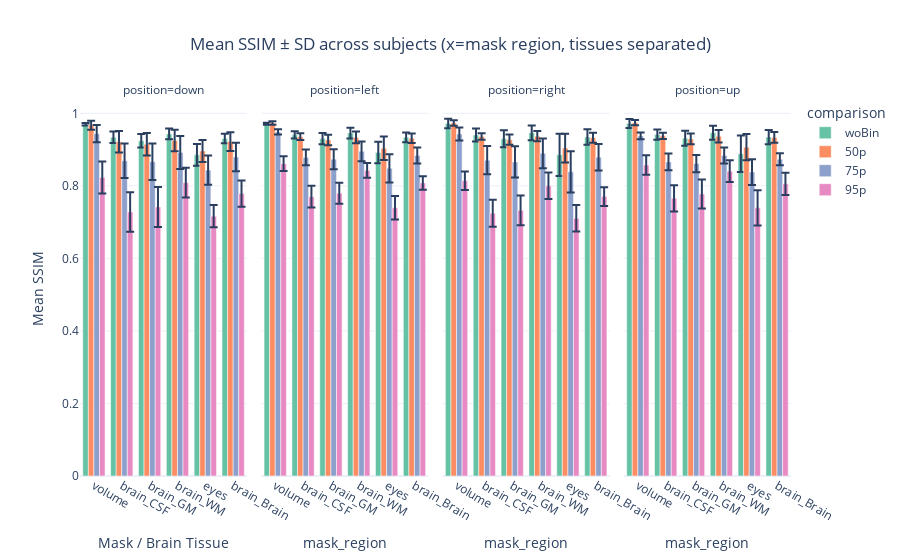

This figure's notebook cell:
### Markdown cell above
Bar chart

### Code cell
import pandas as pd
import plotly.express as px

# === Load combined SSIM data ===
df_all = pd.read_csv("ssim_all_combined.csv")

# --- Disentangle brain tissues ---
df_all['mask_region'] = df_all.apply(
    lambda row: f"{row['mask']}_{row['region']}" if row['mask'] == "brain" else row['mask'],
    axis=1
)

# === Aggregate mean and std for SSIM ===
df_mean = (
    df_all
    .groupby(["mask_region", "position", "comparison"], as_index=False)
    .agg(mean_ssim=("ssim", "mean"), std_ssim=("ssim", "std"))
)

# === Figure 1: comparison on x-axis, grouped by mask_region, faceted by position ===
# fig1 = px.bar(
#     df_mean,
#     x="comparison",           # comparisons on x-axis
#     y="mean_ssim",
#     color="mask_region",       # mask regions as color
#     facet_col="position",      # positions as facets
#     error_y="std_ssim",
#     barmode="group",
#     title="Mean SSIM ± SD across subjects (x=comparison, brain tissues separated)",
#     color_discrete_sequence=px.colors.qualitative.Set2,
#     category_orders={
#         "comparison": ["woBin", "50p", "75p", "95p"],
#         "mask_region": ["volume", "brain_CSF", "brain_GM", "brain_WM", "eyes"]
#     }
# )
# fig1.update_layout(template="plotly_white", yaxis_title="Mean SSIM", xaxis_title="Comparison", title_x=0.5)
# fig1.show()

# === Figure 2: mask_region on x-axis, grouped by comparison, faceted by position ===
fig2 = px.bar(
    df_mean,
    x="mask_region",          # mask regions on x-axis
    y="mean_ssim",
    color="comparison",       # comparisons as color/legend
    facet_col="position",     # positions as facets
    error_y="std_ssim",
    barmode="group",
    title="Mean SSIM ± SD across subjects (x=mask region, tissues separated)",
    color_discrete_sequence=px.colors.qualitative.Set2,
    category_orders={
        "mask_region": ["volume", "brain_CSF", "brain_GM", "brain_WM", "eyes"],
        "comparison": ["woBin", "50p", "75p", "95p"]
    }
)
fig2.update_layout(template="plotly_white", yaxis_title="Mean SSIM", xaxis_title="Mask / Brain Tissue", title_x=0.5)
fig2.show()

### Figure 1 — Plotly figure (JSON) as saved in the notebook; plotly's stock layout.template omitted (floating-point values rounded to 4 significant figures)
{"data": [{"alignmentgroup": "True", "error_y": {"array": [0.01311, 0.01578, 0.0186, 0.01496, 0.03013, 0.003415]}, "hovertemplate": "comparison=woBin<br>position=down<br>mask_region=%{x}<br>mean_ssim=%{y}<extra></extra>", "legendgroup": "woBin", "marker": {"color": "rgb(102,194,165)", "pattern": {"shape": ""}}, "name": "woBin", "offsetgroup": "woBin", "orientation": "v", "showlegend": true, "textposition": "auto", "type": "bar", "x": ["brain_Brain", "brain_CSF", "brain_GM", "brain_WM", "eyes", "volume"], "xaxis": "x", "y": [0.9303, 0.934, 0.9243, 0.9433, 0.8854, 0.9697], "yaxis": "y"}, {"alignmentgroup": "True", "error_y": {"array": [0.0135, 0.01014, 0.01537, 0.0148, 0.02966, 0.002714]}, "hovertemplate": "comparison=woBin<br>position=left<br>mask_region=%{x}<br>mean_ssim=%{y}<extra></extra>", "legendgroup": "woBin", "marker": {"color": "rgb(102,194,165)", "pattern": {"shape": ""}}, "name": "woBin", "offsetgroup": "woBin", "orientation": "v", "showlegend": false, "textposition": "auto", "type": "bar", "x": ["brain_Brain", "brain_CSF", "brain_GM", "brain_WM", "eyes", "volume"], "xaxis": "x2", "y": [0.9337, 0.9406, 0.9303, 0.9456, 0.8917, 0.9714], "yaxis": "y2"}, {"alignmentgroup": "True", "error_y": {"array": [0.02156, 0.01799, 0.02338, 0.02038, 0.05834, 0.0131]}, "hovertemplate": "comparison=woBin<br>position=right<br>mask_region=%{x}<br>mean_ssim=%{y}<extra></extra>", "legendgroup": "woBin", "marker": {"color": "rgb(102,194,165)", "pattern": {"shape": ""}}, "name": "woBin", "offsetgroup": "woBin", "orientation": "v", "showlegend": false, "textposition": "auto", "type": "bar", "x": ["brain_Brain", "brain_CSF", "brain_GM", "brain_WM", "eyes", "volume"], "xaxis": "x3", "y": [0.9345, 0.9403, 0.9298, 0.9461, 0.8855, 0.9717], "yaxis": "y3"}, {"alignmentgroup": "True", "error_y": {"array": [0.01972, 0.01397, 0.02065, 0.01944, 0.0503, 0.01264]}, "hovertemplate": "comparison=woBin<br>position=up<br>mask_region=%{x}<br>mean_ssim=%{y}<extra></extra>", "legendgroup": "woBin", "marker": {"color": "rgb(102,194,165)", "pattern": {"shape": ""}}, "name": "woBin", "offsetgroup": "woBin", "orientation": "v", "showlegend": false, "textposition": "auto", "type": "bar", "x": ["brain_Brain", "brain_CSF", "brain_GM", "brain_WM", "eyes", "volume"], "xaxis": "x4", "y": [0.9346, 0.9414, 0.9309, 0.9464, 0.8883, 0.9719], "yaxis": "y4"}, {"alignmentgroup": "True", "error_y": {"array": [0.02592, 0.02967, 0.03108, 0.02983, 0.03035, 0.01231]}, "hovertemplate": "comparison=50p<br>position=down<br>mask_region=%{x}<br>mean_ssim=%{y}<extra></extra>", "legendgroup": "50p", "marker": {"color": "rgb(252,141,98)", "pattern": {"shape": ""}}, "name": "50p", "offsetgroup": "50p", "orientation": "v", "showlegend": true, "textposition": "auto", "type": "bar", "x": ["brain_Brain", "brain_CSF", "brain_GM", "brain_WM", "eyes", "volume"], "xaxis": "x", "y": [0.9219, 0.9214, 0.9149, 0.925, 0.8962, 0.9672], "yaxis": "y"}, {"alignmentgroup": "True", "error_y": {"array": [0.01288, 0.009401, 0.01425, 0.01633, 0.03243, 0.004901]}, "hovertemplate": "comparison=50p<br>position=left<br>mask_region=%{x}<br>mean_ssim=%{y}<extra></extra>", "legendgroup": "50p", "marker": {"color": "rgb(252,141,98)", "pattern": {"shape": ""}}, "name": "50p", "offsetgroup": "50p", "orientation": "v", "showlegend": false, "textposition": "auto", "type": "bar", "x": ["brain_Brain", "brain_CSF", "brain_GM", "brain_WM", "eyes", "volume"], "xaxis": "x2", "y": [0.9313, 0.9355, 0.9265, 0.9335, 0.9036, 0.9731], "yaxis": "y2"}, {"alignmentgroup": "True", "error_y": {"array": [0.01366, 0.008882, 0.01416, 0.0141, 0.03946, 0.007637]}, "hovertemplate": "comparison=50p<br>position=right<br>mask_region=%{x}<br>mean_ssim=%{y}<extra></extra>", "legendgroup": "50p", "marker": {"color": "rgb(252,141,98)", "pattern": {"shape": ""}}, "name": "50p", "offsetgroup": "50p", "orientation": "v", "showlegend": false, "textposition": "auto", "type": "bar", "x": ["brain_Brain", "brain_CSF", "brain_GM", "brain_WM", "eyes", "volume"], "xaxis": "x3", "y": [0.9326, 0.9358, 0.9273, 0.937, 0.904, 0.9734], "yaxis": "y3"}, {"alignmentgroup": "True", "error_y": {"array": [0.01509, 0.008647, 0.01509, 0.01739, 0.03612, 0.006978]}, "hovertemplate": "comparison=50p<br>position=up<br>mask_region=%{x}<br>mean_ssim=%{y}<extra></extra>", "legendgroup": "50p", "marker": {"color": "rgb(252,141,98)", "pattern": {"shape": ""}}, "name": "50p", "offsetgroup": "50p", "orientation": "v", "showlegend": false, "textposition": "auto", "type": "bar", "x": ["brain_Brain", "brain_CSF", "brain_GM", "brain_WM", "eyes", "volume"], "xaxis": "x4", "y": [0.9336, 0.9381, 0.9295, 0.9368, 0.9065, 0.9743], "yaxis": "y4"}, {"alignmentgroup": "True", "error_y": {"array": [0.0394, 0.04782, 0.05008, 0.04535, 0.0402, 0.02363]}, "hovertemplate": "comparison=75p<br>position=down<br>mask_region=%{x}<br>mean_ssim=%{y}<extra></extra>", "legendgroup": "75p", "marker": {"color": "rgb(141,160,203)", "pattern": {"shape": ""}}, "name": "75p", "offsetgroup": "75p", "orientation": "v", "showlegend": true, "textposition": "auto", "type": "bar", "x": ["brain_Brain", "brain_CSF", "brain_GM", "brain_WM", "eyes", "volume"], "xaxis": "x", "y": [0.8794, 0.8692, 0.8664, 0.8921, 0.8433, 0.9439], "yaxis": "y"}, {"alignmentgroup": "True", "error_y": {"array": [0.02216, 0.02181, 0.02733, 0.02711, 0.03913, 0.007294]}, "hovertemplate": "comparison=75p<br>position=left<br>mask_region=%{x}<br>mean_ssim=%{y}<extra></extra>", "legendgroup": "75p", "marker": {"color": "rgb(141,160,203)", "pattern": {"shape": ""}}, "name": "75p", "offsetgroup": "75p", "orientation": "v", "showlegend": false, "textposition": "auto", "type": "bar", "x": ["brain_Brain", "brain_CSF", "brain_GM", "brain_WM", "eyes", "volume"], "xaxis": "x2", "y": [0.8836, 0.8784, 0.8734, 0.8952, 0.8483, 0.9486], "yaxis": "y2"}, {"alignmentgroup": "True", "error_y": {"array": [0.03641, 0.03908, 0.04334, 0.04106, 0.05686, 0.01791]}, "hovertemplate": "comparison=75p<br>position=right<br>mask_region=%{x}<br>mean_ssim=%{y}<extra></extra>", "legendgroup": "75p", "marker": {"color": "rgb(141,160,203)", "pattern": {"shape": ""}}, "name": "75p", "offsetgroup": "75p", "orientation": "v", "showlegend": false, "textposition": "auto", "type": "bar", "x": ["brain_Brain", "brain_CSF", "brain_GM", "brain_WM", "eyes", "volume"], "xaxis": "x3", "y": [0.8789, 0.8707, 0.866, 0.8897, 0.8388, 0.9427], "yaxis": "y3"}, {"alignmentgroup": "True", "error_y": {"array": [0.01661, 0.0233, 0.02358, 0.02236, 0.0354, 0.009549]}, "hovertemplate": "comparison=75p<br>position=up<br>mask_region=%{x}<br>mean_ssim=%{y}<extra></extra>", "legendgroup": "75p", "marker": {"color": "rgb(141,160,203)", "pattern": {"shape": ""}}, "name": "75p", "offsetgroup": "75p", "orientation": "v", "showlegend": false, "textposition": "auto", "type": "bar", "x": ["brain_Brain", "brain_CSF", "brain_GM", "brain_WM", "eyes", "volume"], "xaxis": "x4", "y": [0.8733, 0.866, 0.8613, 0.8837, 0.8379, 0.9377], "yaxis": "y4"}, {"alignmentgroup": "True", "error_y": {"array": [0.03636, 0.05446, 0.05505, 0.04115, 0.03084, 0.04414]}, "hovertemplate": "comparison=95p<br>position=down<br>mask_region=%{x}<br>mean_ssim=%{y}<extra></extra>", "legendgroup": "95p", "marker": {"color": "rgb(231,138,195)", "pattern": {"shape": ""}}, "name": "95p", "offsetgroup": "95p", "orientation": "v", "showlegend": true, "textposition": "auto", "type": "bar", "x": ["brain_Brain", "brain_CSF", "brain_GM", "brain_WM", "eyes", "volume"], "xaxis": "x", "y": [0.7787, 0.7276, 0.7418, 0.8088, 0.7165, 0.8231], "yaxis": "y"}, {"alignmentgroup": "True", "error_y": {"array": [0.01854, 0.02989, 0.02914, 0.02053, 0.03218, 0.02017]}, "hovertemplate": "comparison=95p<br>position=left<br>mask_region=%{x}<br>mean_ssim=%{y}<extra></extra>", "legendgroup": "95p", "marker": {"color": "rgb(231,138,195)", "pattern": {"shape": ""}}, "name": "95p", "offsetgroup": "95p", "orientation": "v", "showlegend": false, "textposition": "auto", "type": "bar", "x": ["brain_Brain", "brain_CSF", "brain_GM", "brain_WM", "eyes", "volume"], "xaxis": "x2", "y": [0.808, 0.7701, 0.7795, 0.8426, 0.7396, 0.8612], "yaxis": "y2"}, {"alignmentgroup": "True", "error_y": {"array": [0.026, 0.03723, 0.0412, 0.03666, 0.03681, 0.02569]}, "hovertemplate": "comparison=95p<br>position=right<br>mask_region=%{x}<br>mean_ssim=%{y}<extra></extra>", "legendgroup": "95p", "marker": {"color": "rgb(231,138,195)", "pattern": {"shape": ""}}, "name": "95p", "offsetgroup": "95p", "orientation": "v", "showlegend": false, "textposition": "auto", "type": "bar", "x": ["brain_Brain", "brain_CSF", "brain_GM", "brain_WM", "eyes", "volume"], "xaxis": "x3", "y": [0.7703, 0.7242, 0.7324, 0.8, 0.7106, 0.8141], "yaxis": "y3"}, {"alignmentgroup": "True", "error_y": {"array": [0.03066, 0.03647, 0.03982, 0.02995, 0.04858, 0.02711]}, "hovertemplate": "comparison=95p<br>position=up<br>mask_region=%{x}<br>mean_ssim=%{y}<extra></extra>", "legendgroup": "95p", "marker": {"color": "rgb(231,138,195)", "pattern": {"shape": ""}}, "name": "95p", "offsetgroup": "95p", "orientation": "v", "showlegend": false, "textposition": "auto", "type": "bar", "x": ["brain_Brain", "brain_CSF", "brain_GM", "brain_WM", "eyes", "volume"], "xaxis": "x4", "y": [0.8055, 0.7655, 0.7776, 0.8404, 0.7394, 0.8576], "yaxis": "y4"}], "layout": {"annotations": [{"font": {}, "showarrow": false, "text": "position=down", "x": 0.1175, "xanchor": "center", "xref": "paper", "y": 1, "yanchor": "bottom", "yref": "paper"}, {"font": {}, "showarrow": false, "text": "position=left", "x": 0.3725, "xanchor": "center", "xref": "paper", "y": 1, "yanchor": "bottom", "yref": "paper"}, {"font": {}, "showarrow": false, "text": "position=right", "x": 0.6275, "xanchor": "center", "xref": "paper", "y": 1, "yanchor": "bottom", "yref": "paper"}, {"font": {}, "showarrow": false, "text": "position=up", "x": 0.8825, "xanchor": "center", "xref": "paper", "y": 1, "yanchor": "bottom", "yref": "paper"}], "barmode": "group", "legend": {"title": {"text": "comparison"}, "tracegroupgap": 0}, "title": {"text": "Mean SSIM ± SD across subjects (x=mask region, tissues separated)", "x": 0.5}, "xaxis": {"anchor": "y", "categoryarray": ["volume", "brain_CSF", "brain_GM", "brain_WM", "eyes"], "categoryorder": "array", "domain": [0, 0.235], "title": {"text": "Mask / Brain Tissue"}}, "xaxis2": {"anchor": "y2", "categoryarray": ["volume", "brain_CSF", "brain_GM", "brain_WM", "eyes"], "categoryorder": "array", "domain": [0.255, 0.49], "matches": "x", "title": {"text": "mask_region"}}, "xaxis3": {"anchor": "y3", "categoryarray": ["volume", "brain_CSF", "brain_GM", "brain_WM", "eyes"], "categoryorder": "array", "domain": [0.51, 0.745], "matches": "x", "title": {"text": "mask_region"}}, "xaxis4": {"anchor": "y4", "categoryarray": ["volume", "brain_CSF", "brain_GM", "brain_WM", "eyes"], "categoryorder": "array", "domain": [0.765, 1.0], "matches": "x", "title": {"text": "mask_region"}}, "yaxis": {"anchor": "x", "domain": [0, 1], "title": {"text": "Mean SSIM"}}, "yaxis2": {"anchor": "x2", "domain": [0, 1], "matches": "y", "showticklabels": false}, "yaxis3": {"anchor": "x3", "domain": [0, 1], "matches": "y", "showticklabels": false}, "yaxis4": {"anchor": "x4", "domain": [0, 1], "matches": "y", "showticklabels": false}}}
